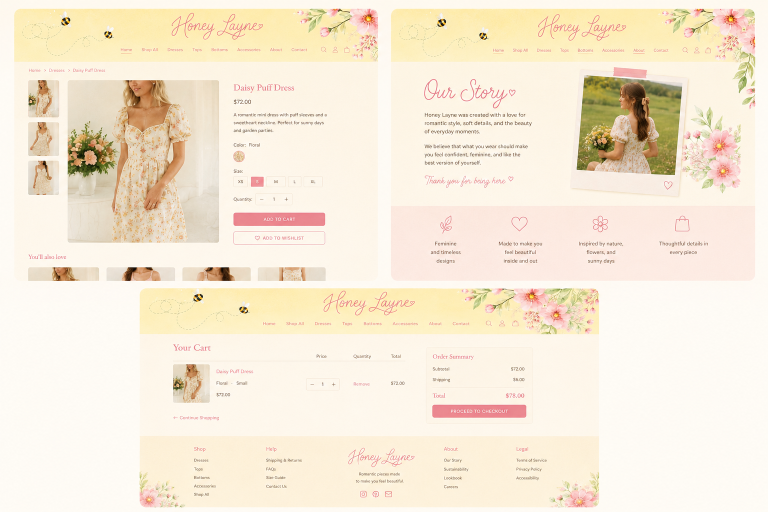
#> input picture reference/image copy.png, 1536 x 1024 px (shown at 1/2 size)
$ python cutout.py '../reference/image copy.png'
#> lines starting #> are read from the running program, lines starting #| are printed output that depends on the picture; after the words box and inside, x2 and y2 are one past the last pixel; in counts of white or black regions, pixels touching at a corner belong together
"""Knock out the flat neutral (checkerboard / white / gray) background that
image generators bake into "transparent" PNGs, while keeping the colorful
subject. Works because the art is saturated and the background is neutral.

Run: python3 tool/cutout.py public/assets/images/deco_bee.png
"""
import sys
from PIL import Image, ImageFilter

# A pixel is treated as background when it is bright AND near-neutral
# (R, G, B almost equal). Tinted whites/creams in the art (warm or pink)
# have a larger channel spread and are preserved.
MIN_BRIGHT = 215
MAX_SPREAD = 10


def process(path):
#> called with path = '../reference/image copy.png'
    rgb = Image.open(path).convert("RGB")
#> rgb is the input picture: PIL image 1536x1024 RGB; mean R, G, B 246.3, 234.3, 215.1
    w, h = rgb.size
#> w = 1536; h = 1024
    px = list(rgb.getdata())
#> px = 1572864 items

    alpha = []
    for r, g, b in px:
        spread = max(r, g, b) - min(r, g, b)
        is_bg = min(r, g, b) >= MIN_BRIGHT and spread <= MAX_SPREAD
        alpha.append(0 if is_bg else 255)
#> this loop made 1572864 passes
#> (r, g, b, spread) on passes 1 to 3: (253, 248, 237, 16), (254, 249, 239, 15), (254, 249, 239, 15)
#> after the loop, alpha = 1572864 items

    a = Image.new("L", (w, h))
#> a: PIL image 1536x1024 L; every value is 0
    a.putdata(alpha)
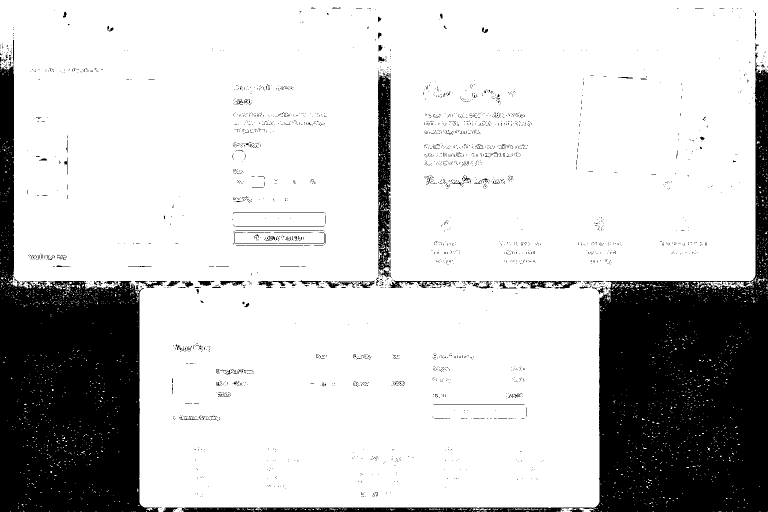
#> a: PIL image 1536x1024 L (shown at 1/2 size); 79% white; 2696 black regions (2602 under 20 px), largest, box (x1, y1, x2, y2) and area: (363, 105, 1536, 1024) 168599, (0, 129, 319, 1024) 137151, (756, 141, 782, 549) 8385
    # Feather the edge ~1px so there's no hard/neutral fringe.
    a = a.filter(ImageFilter.GaussianBlur(0.8))

    out = rgb.convert("RGBA")
    out.putalpha(a)
    out.save(path)
    cleared = sum(1 for v in alpha if v == 0)
#> cleared = 329782
    print(f"{path}: cleared {cleared * 100 // (w * h)}% to transparent")
#| ../reference/image copy.png: cleared 20% to transparent


if __name__ == "__main__":
    process(sys.argv[1])
